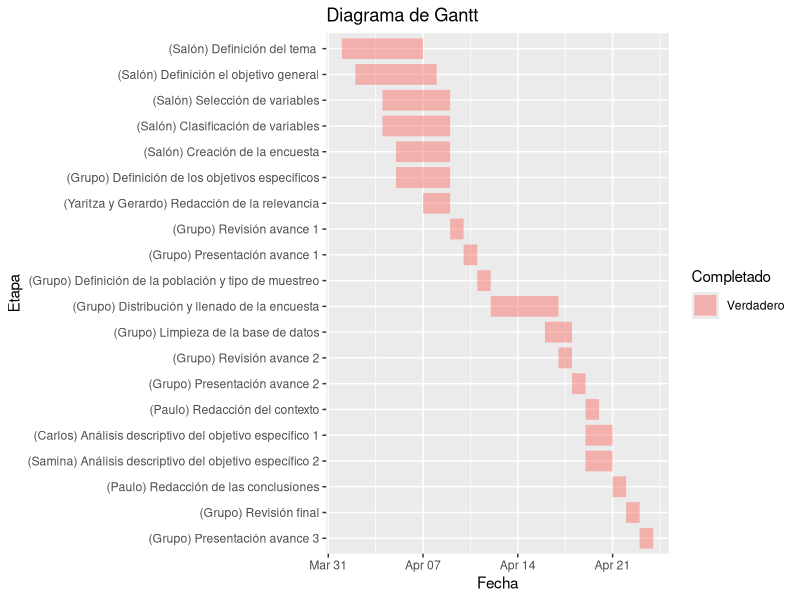
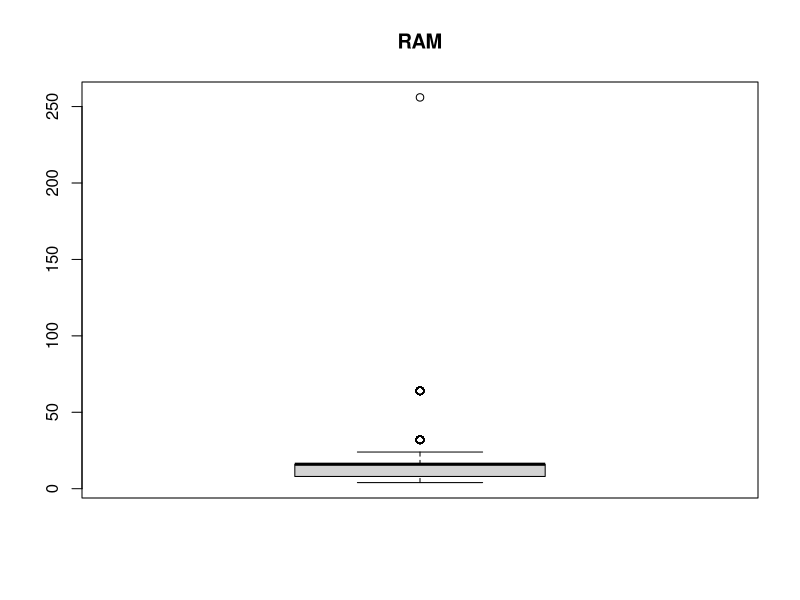
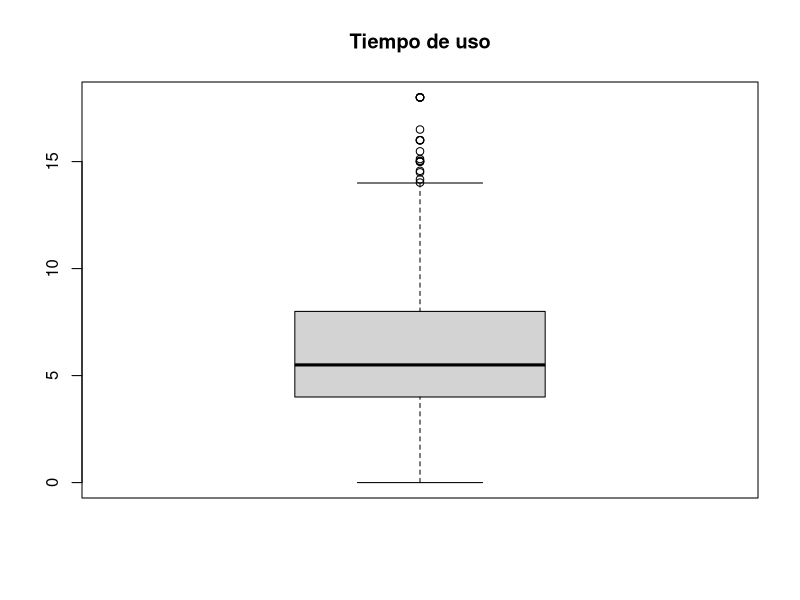

Write R code to recreate these figures, in order. (Note: this script raises an error after producing the figures.)
## ---- chunk 1
#install.packages("ggplot2")
#install.packages("tidyr")
#install.packages("lubridate")
library(ggplot2)
library(tidyr)
library(lubridate)
library(dplyr)
library(readr)

today <- Sys.Date()
diagrama <- read.csv("Diagrama de gantt - Hoja 1 (3).csv") 
diagrama$Start <- paste(diagrama$Start,"/2025") 
diagrama$End <- paste(diagrama$End,"/2025") 
diagrama$Start <- dmy(diagrama$Start) 
diagrama$End <- dmy(diagrama$End) 

for (i in 1:nrow(diagrama)) {
  if (diagrama$End[i] < today) {
    diagrama$Completado[i] <- "Verdadero"
  } else {
    diagrama$Completado[i] <- "Falso"
  }
}
orden_etapas <- c()
for (i in 1:nrow(diagrama)) {
  orden_etapas[i]<- diagrama$Etapa[i]
}
orden_etapas <- rev(orden_etapas)

df <- diagrama

df.melt <- df %>%
  tidyr::pivot_longer(col = c(Start, End))

df.melt$Etapa <- factor(df.melt$Etapa, levels = orden_etapas)

p1 <- ggplot(df.melt, aes(x = value, y = Etapa, colour = Completado))
p1 <- p1 + geom_line(alpha = 0.5, linewidth = 7)
p1 <- p1 + labs(title = "Diagrama de Gantt")
p1 <- p1 + labs(x = "Fecha")
p1 <- p1 + geom_vline(xintercept = today, color = "gray", linewidth = 2, alpha = 0.5)

p1

## ---- chunk 2
library(readr)
library(tidyr)
library(dplyr)
DF_original <- read.csv("tendencias y factores.csv")
DF <- DF_original # DF es una copia del dataframe original
DF <- DF_original[, -c(1,2,4,18:147,164:175)] # se eliminan las columnas que no se utilizarán
DF <- DF[,-c(15,17)]
## ---- chunk 3
DF <- rename(DF,
            "Carrera" = "Área.de.la.carrera.que.estudias",
            "Costo"="X.Cuál.fue.el.costo.exacto.de.tu.laptop.actual.en.soles...Ejemplo..2499.90.",
            "Escala" = "X.Cuál.es.tu.escala.socioeconómica.",
            "Antigüedad" = "X.Hace.cuántos.años.compraste.tu.laptop."  ,
            "Marca" = "Marca.de.tu.laptop.actual" ,
            "Tipo" = "Tipo.de.laptop.actual" ,
            "RAM" = "X.Cuál.es.la.capacidad.de.memoria.RAM.de.tu.laptop.actual.",
            "Tiempo de uso" ="X.Cuánto.tiempo.en.horas.y.minutos.crees.que.usas.tu.laptop.por.día..Puede.consultar.el.Screen.Time.de.su.dispositivo." ,
            "Factor importante" = "X.Cuál.fue.el.factor.más.importante.para.elegir.tu.laptop.actual." ,
            "Publicidad" = "X.Qué.tan.influenciado.estuviste.por.la.publicidad.en.redes.sociales.para.elegir.tu.laptop.actual."  ,
            "Sistema operativo" = "X.Qué.sistema.operativo.usas." ,
            "Edad 2" = "Edad.9",
            "Sexo 2" = "Sexo.9",
            "Carrera 2" = "Área.de.la.carrera.que.estudias.9", 
            "Escala 2" = "X.Cuál.es.tu.escala.socioeconómica..9",
            "Costo 2" = "X.Cuál.fue.el.costo.exacto.de.tu.laptop.actual.en.soles...Ejemplo..2499.90..9",
            "Antigüedad 2" = "X.Hace.cuántos.años.compraste.tu.laptop..9",
            "Marca 2" = "Marca.de.tu.laptop.actual.9",
            "Tipo 2" = "Tipo.de.laptop.actual.9",
            "RAM 2" = "X.Cuál.es.la.capacidad.de.memoria.RAM.de.tu.laptop.actual..9",
            "Tiempo de uso 2" = "X.Cuánto.tiempo.en.horas.y.minutos.crees.que.usas.tu.laptop.por.día..Puede.consultar.el.Screen.Time.de.su.dispositivo..9",
            "Factor importante 2" = "X.Cuáles.fueron.los.factores.más.importante.para.elegir.tu.laptop.actual.",
            "Publicidad 2" = "X.Qué.tan.influenciado.estuviste.por.la.publicidad.en.redes.sociales.para.elegir.tu.laptop.actual..9",
            "Sistema operativo 2" = "X.Qué.sistema.operativo.usas.más.",
            "Satisfacción" =  "X.Qué.tan.satisfecho.estás.con.tu.laptop.actual."    ,
            "Satisfacción 2" = "X.Qué.tan.satisfecho.estás.con.tu.laptop.actual..9"  
  
  )

  # mostrar los nuevos encabezados
  str(DF)
## ---- chunk 4
# Lista de nombres base para las columnas que deben fusionarse
cabeceras_repetidas <- c(
  "Sexo",
  "Edad",
  "Carrera",
  "Escala",
  "Costo",
  "Antigüedad",
  "Marca",
  "Tipo",
  "RAM",
  "Tiempo de uso",
  "Factor importante",
  "Publicidad",
  "Sistema operativo",
  "Satisfacción"
)

DF <- DF %>% mutate(across(everything(), as.character))
for (nombre in cabeceras_repetidas) {  
  columnas_similares <- DF %>% select(starts_with(nombre))
  DF[[nombre]] <- apply(columnas_similares, 1, function(x) {
    primero_valido <- x[!is.na(x) & x != ""][1]
    if (is.null(primero_valido)) NA else primero_valido
  })
}

# Eliminando columnas ineecesarias
DF <- DF[,-c(15:40)]
## ---- chunk 5
# Guardar el archivo final
write_csv(DF, "Sin columnas innecesarias y renombradas.csv")
## ---- chunk 6
DF_Normalizado <- DF
## ---- chunk 7
# Mapeo de carreras
# Cargar tidyverse para manejo de datos
library(tidyverse)

# Crear tabla de mapeo
mapeo_carreras <- tibble(
  carrera_original = c(
    "Ingeniería",
    "Computación",
    "Ciencias Económicas y Empresariales",
    "Agronomía y Ciencias Veterinarias",
    "Ciencias Sociales",
    "Derecho y Ciencias Jurídicas",
    "Ciencias Naturales o Biológicas",
    "Humanidades o Letras",
    "Educación",
    "Ciencias de la Salud",
    "Artes",
    "Turismo, Hotelería y Gastronomía",
    "Ciencias Exactas o Físicas",
    "Matemáticas Puras o Aplicadas",
    "Defensa, Seguridad y Ciencias Militares",
    "Arquitectura",
    "Transporte y Logística"
  ),
  categoria_ISCED = c(
    "Ingeniería, Industria y Construcción",
    "Tecnologías de la Información y Comunicación (TIC)",
    "Administración y Derecho",
    "Agricultura, Silvicultura, Pesca y Veterinaria",
    "Ciencias Sociales, Periodismo e Información",
    "Administración y Derecho",
    "Ciencias Naturales, Matemáticas y Estadística",
    "Artes y Humanidades",
    "Educación",
    "Salud y Bienestar",
    "Artes y Humanidades",
    "Servicios",
    "Ciencias Naturales, Matemáticas y Estadística",
    "Ciencias Naturales, Matemáticas y Estadística",
    "Ingeniería, Industria y Construcción",
    "Ingeniería, Industria y Construcción",
    "Servicios"
  )
)

## ---- chunk 8
DF_Normalizado <- DF %>%
  left_join(mapeo_carreras, by = c("Carrera" = "carrera_original")) %>%
  mutate(Carrera = categoria_ISCED) %>%
  select(-categoria_ISCED)
## ---- chunk 9
DF_Normalizado[] <- lapply(DF_Normalizado, function(x) {
  if (is.character(x)) tolower(x) else x
})

## ---- chunk 10
DF_Normalizado$Escala <- factor(DF_Normalizado$Escala,
                                      levels = c("e", "d", "c", "b", "a"),
                                      ordered = TRUE)
## ---- chunk 11
library(stringi)
library(dplyr)
library(stringr)

DF_Normalizado$`Factor importante` <- DF_Normalizado$`Factor importante` %>%
  str_split(",") %>%                      # Separar por comas
  lapply(str_trim) %>%                    # Eliminar espacios extra
  lapply(stri_trans_general, "Latin-ASCII")  # Quitar acentos

valores_validos <- c(
  "precio", 
  "oferta",
  "marca",
  "recomendacion",
  "rendimiento",
  "portabilidad",
  "estetica"
)

DF_Normalizado$`Factor importante` <- sapply(DF_Normalizado$`Factor importante`, function(x) {
  items <- tolower(trimws(unlist(x)))  # Asegurar limpieza y minúsculas
  items[!items %in% valores_validos] <- "otros"
  paste(unique(items), collapse = "; ")  # Unir como lista separada por ;
})
## ---- chunk 12
DF_Normalizado$Costo <- as.numeric(DF_Normalizado$Costo)
DF_Normalizado$Costo[!is.na(DF_Normalizado$Costo) & DF_Normalizado$Costo < 7.5] <- 
  DF_Normalizado$Costo[!is.na(DF_Normalizado$Costo) & DF_Normalizado$Costo < 7.5] * 1000

DF_Normalizado$Costo[DF_Normalizado$Costo < 600 | DF_Normalizado$Costo > 20000] <- NA

## ---- chunk 13
DF_Normalizado$Antigüedad <- as.character(DF_Normalizado$Antigüedad)

DF_Normalizado$Antigüedad[DF_Normalizado$Antigüedad == "0 (menos de 1 año)"] <- "0"
DF_Normalizado$Antigüedad[DF_Normalizado$Antigüedad == "10 años"] <- "10"
DF_Normalizado$Antigüedad[DF_Normalizado$Antigüedad == "6 años"] <- "6"
DF_Normalizado$Antigüedad[DF_Normalizado$Antigüedad %in% c("7 años", "7 años ")] <- "7"
DF_Normalizado$Antigüedad[DF_Normalizado$Antigüedad == "3, 8 años de uso (segunda mano)"] <- "3"
valores_validos <- as.character(0:20)
DF_Normalizado <- DF_Normalizado[DF_Normalizado$Antigüedad %in% valores_validos | is.na(DF_Normalizado$Antigüedad), ]

DF_Normalizado$Antigüedad <- as.numeric(DF_Normalizado$Antigüedad)
## ---- chunk 14
marcas <- c(
  "hp", "asus", "lenovo", "acer", "dell", "toshiba", "msi", "apple", "huaweii", "microsoft")

DF_Normalizado <- DF_Normalizado[!(DF_Normalizado$Marca %in% c("no tengo", "no tengo ", "teros( es una computadora)", "es pc")), ]
DF_Normalizado$Marca[!(DF_Normalizado$Marca %in% marcas)] <- "otro"
## ---- chunk 15
DF_Normalizado$Tipo[DF_Normalizado$Tipo == "empresarial (productividad y seguridad. ej: lenovo thinkpad, dell latitude)"] <- "empresarial"

DF_Normalizado$Tipo[DF_Normalizado$Tipo == "gamer (potentes. ej: asus rog, acer predator, hp omen)"] <- "gamer"

DF_Normalizado$Tipo[DF_Normalizado$Tipo == "tradicional (básicas estándar. ej: hp pavilion, lenovo ideapad)"] <- "tradicional"

DF_Normalizado$Tipo[DF_Normalizado$Tipo == "ultrabook (ligeras y delgadas. ej: macbook air, dell xps 13, asus zenbook)"] <- "ultrabook"

DF_Normalizado$Tipo[DF_Normalizado$Tipo == "convertible/desmontable (se pueden usar también como tablet o laptop. ej: hp spectre x360, lenovo yoga, microsoft surface pro)"] <- "convertible"

DF_Normalizado$Tipo[DF_Normalizado$Tipo == "orientada a diseño (rendimiento gráfico. ej: macbook pro, microsoft surface laptop studio)"] <- "orientada a diseño"


## ---- chunk 16
library(stringr)

DF_Normalizado <- DF_Normalizado %>%
  mutate(RAM = tolower(as.character(RAM)),
         RAM_num = as.numeric(str_extract(RAM, "\\d+")),  # extrae primer número
         RAM = case_when(
           str_detect(RAM, "t") ~ RAM_num * 1000,
           str_detect(RAM, "no se|no sé|no estoy seguro|no lo se|nose") ~ NA,
           TRUE ~ RAM_num
         )
  ) %>%
  select(-RAM_num)

valores_validos <- c(4,8,12,16,24,32,40,48,64,96,128,192,256)

DF_Normalizado$RAM[!DF_Normalizado$RAM %in% valores_validos] <- NA
## ---- chunk 17
DF_Normalizado <- DF_Normalizado %>%
  mutate(`Tiempo de uso` = hms(`Tiempo de uso`),
         `Tiempo de uso` = as.numeric(`Tiempo de uso`) / 3600,
         `Tiempo de uso` = round(`Tiempo de uso`, 2))

DF_Normalizado <- DF_Normalizado %>%
  filter(`Tiempo de uso` <= 18)
## ---- chunk 18
DF_Normalizado$Satisfacción <- factor(DF_Normalizado$Satisfacción,
                     levels = c("muy insatisfecho",
                                "poco satisfecho",
                                "neutral",
                                "algo satisfecho",
                                "súper satisfecho"),

                     ordered = TRUE)
## ---- chunk 19
os <- c("windows", "macos", "linux")
DF_Normalizado$'Sistema operativo'[!(DF_Normalizado$'Sistema operativo' %in% os)] <- 'otros'
## ---- chunk 20
DF_Normalizado$Publicidad <- factor(DF_Normalizado$Publicidad,
                     levels = c("nada influenciado",
                                "poco influenciado",
                                "neutral",
                                "algo influenciado",
                                "muy influenciado"),
                     ordered = TRUE)
## ---- chunk 21
colSums(is.na(DF_Normalizado))
## ---- chunk 22
DF_Normalizado <- DF_Normalizado %>% distinct()
## ---- chunk 23
DF_Normalizado$Marca <- factor(DF_Normalizado$Marca)
DF_Normalizado$Tipo <- factor(DF_Normalizado$Tipo)
## ---- chunk 24
boxplot(DF_Normalizado$RAM, main = "RAM")
boxplot(DF_Normalizado$`Tiempo de uso`, main = "Tiempo de uso")
## ---- chunk 25
library(dplyr)
library(stringr)

DF_Objetivos <- DF_Normalizado %>%
  select(
    'Factor importante',
    'Carrera',
    'Escala',
    'Tiempo de uso'
  )

valores_validos <- c("precio", "oferta", "marca", "recomendacion", "rendimiento", "portabilidad", "estetica", "otros")

for (factor in valores_validos) {
  DF_Objetivos[[str_to_title(factor)]] <- as.integer(str_detect(
    tolower(DF_Objetivos$`Factor importante`),
    paste0("\\b", factor, "\\b")
  ))
}

DF_Objetivos <- DF_Objetivos %>%
  select(-`Factor importante`)
## ---- chunk 26
#evaluando los nulos de las variables
apply(is.na(DF_Objetivos) , 2, sum)
## ---- chunk 27
# Filtrar los estudiantes de ingeniería
DF_Ingenieria <- DF_Objetivos %>%
  filter(Carrera == "ingeniería, industria y construcción")

# Filtrar el resto de carreras
DF_Otros <- DF_Objetivos %>%
  filter(Carrera != "ingeniería, industria y construcción")
## ---- chunk 28
# Agrupar por carrera y contar la frecuencia de cada factor
tabla_frecuencia <- DF_Otros %>%
  group_by(Carrera) %>%
  summarise(
    Marca = sum(Marca, na.rm = TRUE),
    Recomendacion = sum(Recomendacion, na.rm = TRUE),
    Portabilidad = sum(Portabilidad, na.rm = TRUE),
    Rendimiento = sum(Rendimiento, na.rm = TRUE),
    Oferta = sum(Oferta, na.rm = TRUE),
    Precio = sum(Precio, na.rm = TRUE),
    Estetica = sum(Estetica, na.rm = TRUE),
    Otro = sum(Otros, na.rm = TRUE)
  )

# Calcular las frecuencias relativas por carrera
tabla_frecuencia_relativa <- tabla_frecuencia %>%
  mutate(
    Marca_rel = round(Marca / sum(Marca) * 100,2),
    Recomendacion_rel = round(Recomendacion / sum(Recomendacion) * 100,2),
    Portabilidad_rel = round(Portabilidad / sum(Portabilidad) * 100,2),
    Rendimiento_rel = round(Rendimiento / sum(Rendimiento) * 100,2),
    Oferta_rel = round(Oferta / sum(Oferta) * 100,2),
    Precio_rel = round(Precio / sum(Precio) * 100,2),
    Estetica_rel = round(Estetica / sum(Estetica) * 100,2),
    Otro_rel = round(Otro / sum(Otro) * 100,2)
  )

# Visualizar las tablas
print(tabla_frecuencia_relativa)  # Frecuencias relativas
## ---- chunk 29

cantidad_ing <- nrow(DF_ingenieria)
print(cantidad_ing)

# Agrupar por carrera y contar la frecuencia de cada factor
frecuencia_inge <- DF_Ingenieria %>%
  summarize(across(c(Marca, Recomendacion, Portabilidad, Rendimiento, Oferta, Precio, Estetica, Otros), sum))

# Calcular las frecuencias relativas por carrera
tabla_frecuencia_relativa_ing <- frecuencia_inge %>%
  mutate(
    Marca_rel = round(Marca / cantidad_ing * 100, 2),
    Recomendacion_rel = round(Recomendacion / cantidad_ing * 100, 2),
    Portabilidad_rel = round(Portabilidad / cantidad_ing * 100, 2),
    Rendimiento_rel = round(Rendimiento / cantidad_ing * 100, 2),
    Oferta_rel = round(Oferta / cantidad_ing * 100, 2),
    Precio_rel = round(Precio / cantidad_ing * 100, 2),
    Estetica_rel = round(Estetica / cantidad_ing * 100, 2),
    Otros_rel = round(Otros / cantidad_ing * 100, 2)
  )

# Visualizar las tablas
print(tabla_frecuencia_relativa_ing)  # Frecuencias relativas
